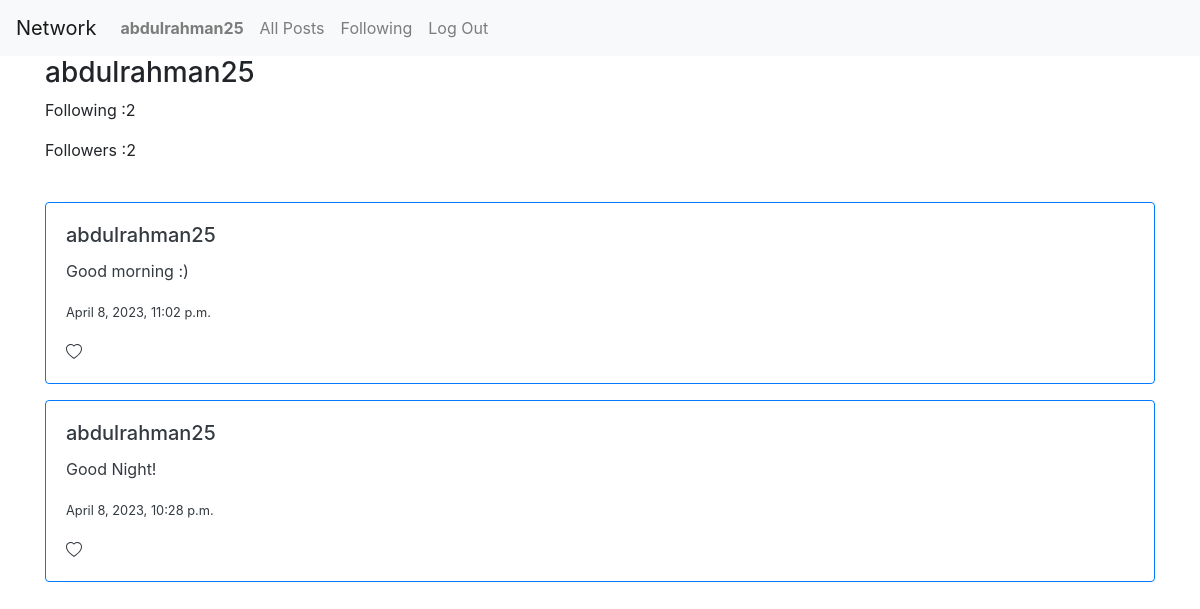
/profile/1 (signed in), run on the app's committed database.
### network/models.py (models this page shows, shortened)
class User(AbstractUser):
    pass

class newPost(models.Model):
    text = models.TextField(null=True)
    date = models.DateTimeField(auto_now_add=True, null=True)
    user = models.ForeignKey(User, related_name="user_post", on_delete=models.CASCADE, null=True)

### network/views.py (the view)
# urls.py: path("profile/<int:id>", views.profile, name="profile"),
@login_required
def profile(request, id):
    all_posts = newPost.objects.filter(user=id).order_by('-date')
    following = UserFollowing.objects.filter(user_id=id)
    followers = UserFollowing.objects.filter(following_user_id = id)
    username = User.objects.get(id=id)
    return render(request, "network/profile.html",{
        "posts": all_posts,
        "following": following.count(),
        "followers" : followers.count(),
        "id": id,
        "username": username.username
    })

### network/templates/network/profile.html (shortened to what this page needs)
{% extends "network/layout.html" %}
{% load static %}
{% block body %}
<div class="container">
  <h3>{{ username }}</h3>
<p>Following :{{ following }}</p>
<p>Followers :{{ followers }}</p>
</div><br>
<div class="container">
    {% for post in posts %}
    <div class="card border-primary mb-3" style="max-width: 100%;">
        <div class="card-body text-dark">
          <h5 class="card-title ">{{ post.user }}</h5>
          <p class="card-text">{{ post.text }}</p>
          <p class="card-text"><small class="text-body-secondary ">{{ post.date }}</small></p>
        </div>
    </div>
    {% endfor %}
{% endblock %}

### network/templates/network/layout.html (shortened to what this page needs)
{% load static %}
<!DOCTYPE html>
<html lang="en">
    <head>
        <link rel="stylesheet" href="https://stackpath.bootstrapcdn.com/bootstrap/4.4.1/css/bootstrap.min.css">
        <link href="{% static 'network/styles.css' %}" rel="stylesheet">
    </head>
    <body>
        <nav class="navbar navbar-expand-lg navbar-light bg-light">
            <a class="navbar-brand" href="#">Network</a>
            <div>
              <ul class="navbar-nav mr-auto">
                {% if user.is_authenticated %}
                    <li class="nav-item">
                        <a class="nav-link" href="{% url 'profile'  id=user.id%}"><strong>{{ user.username }}</strong></a>
                    </li>
                {% endif %}
                <li class="nav-item">
                  <a class="nav-link" href="{% url 'index' %}">All Posts</a>
                </li>
                {% if user.is_authenticated %}
                    <li class="nav-item">
                        <a class="nav-link" href="#">Following</a>
                    </li>
                    <li class="nav-item">
                        <a class="nav-link" href="{% url 'logout' %}">Log Out</a>
                    </li>
                {% endif %}
              </ul>
            </div>
          </nav>
        <div class="body">
            {% block body %}
            {% endblock %}
        </div>
    </body>
</html>

### data on the page
User: username "abdulrahman25"
newPost: user "abdulrahman25", text "Good morning :)", date "April 8, 2023, 11:02 p.m."
newPost: user "abdulrahman25", text "Good Night!", date "April 8, 2023, 10:28 p.m."

### other printed values
{{ following }} "2"
{{ followers }} "2"
